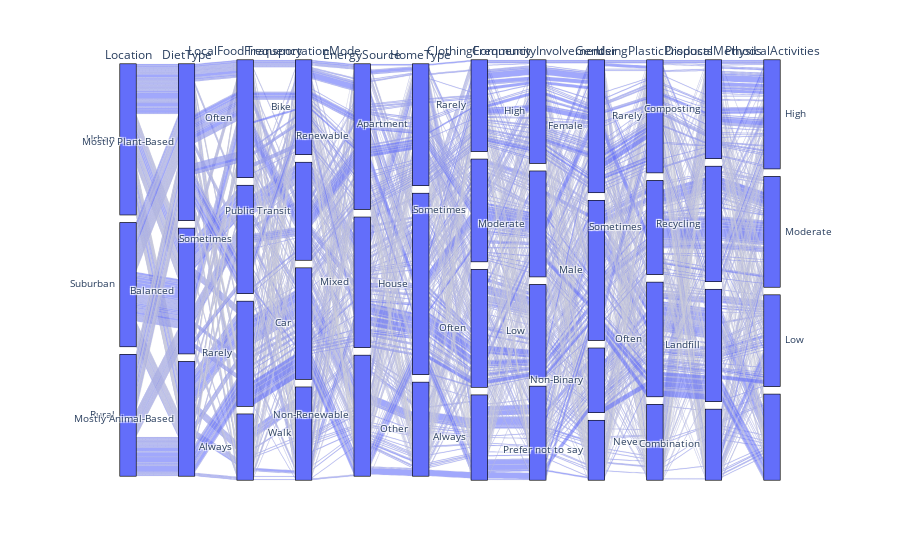

Here is the notebook cell this chart was saved with:
### Code cell
fig = px.parallel_categories(categorical_df)
fig.show()

### Figure 1 — Plotly figure (JSON) as saved in the notebook; plotly's stock layout.template omitted (floating-point values rounded to 4 significant figures; data arrays with more than 128 entries replaced by an {"elided": "..."} marker saying what was removed)
{"data": [{"dimensions": [{"label": "Location", "values": {"elided": "499 str values"}}, {"label": "DietType", "values": {"elided": "499 str values"}}, {"label": "LocalFoodFrequency", "values": {"elided": "499 str values"}}, {"label": "TransportationMode", "values": {"elided": "499 str values"}}, {"label": "EnergySource", "values": {"elided": "499 str values"}}, {"label": "HomeType", "values": {"elided": "499 str values"}}, {"label": "ClothingFrequency", "values": {"elided": "499 str values"}}, {"label": "CommunityInvolvement", "values": {"elided": "499 str values"}}, {"label": "Gender", "values": {"elided": "499 str values"}}, {"label": "UsingPlasticProducts", "values": {"elided": "499 str values"}}, {"label": "DisposalMethods", "values": {"elided": "499 str values"}}, {"label": "PhysicalActivities", "values": {"elided": "499 str values"}}], "domain": {"x": [0, 1], "y": [0, 1]}, "name": "", "type": "parcats"}], "layout": {"legend": {"tracegroupgap": 0}, "margin": {"t": 60}}}
